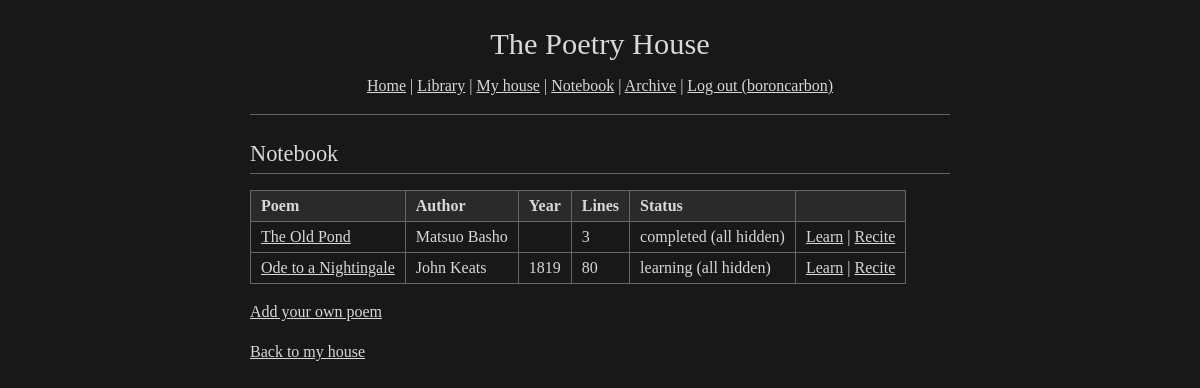
/notebook (signed in), run on an earlier commit of the app's database.
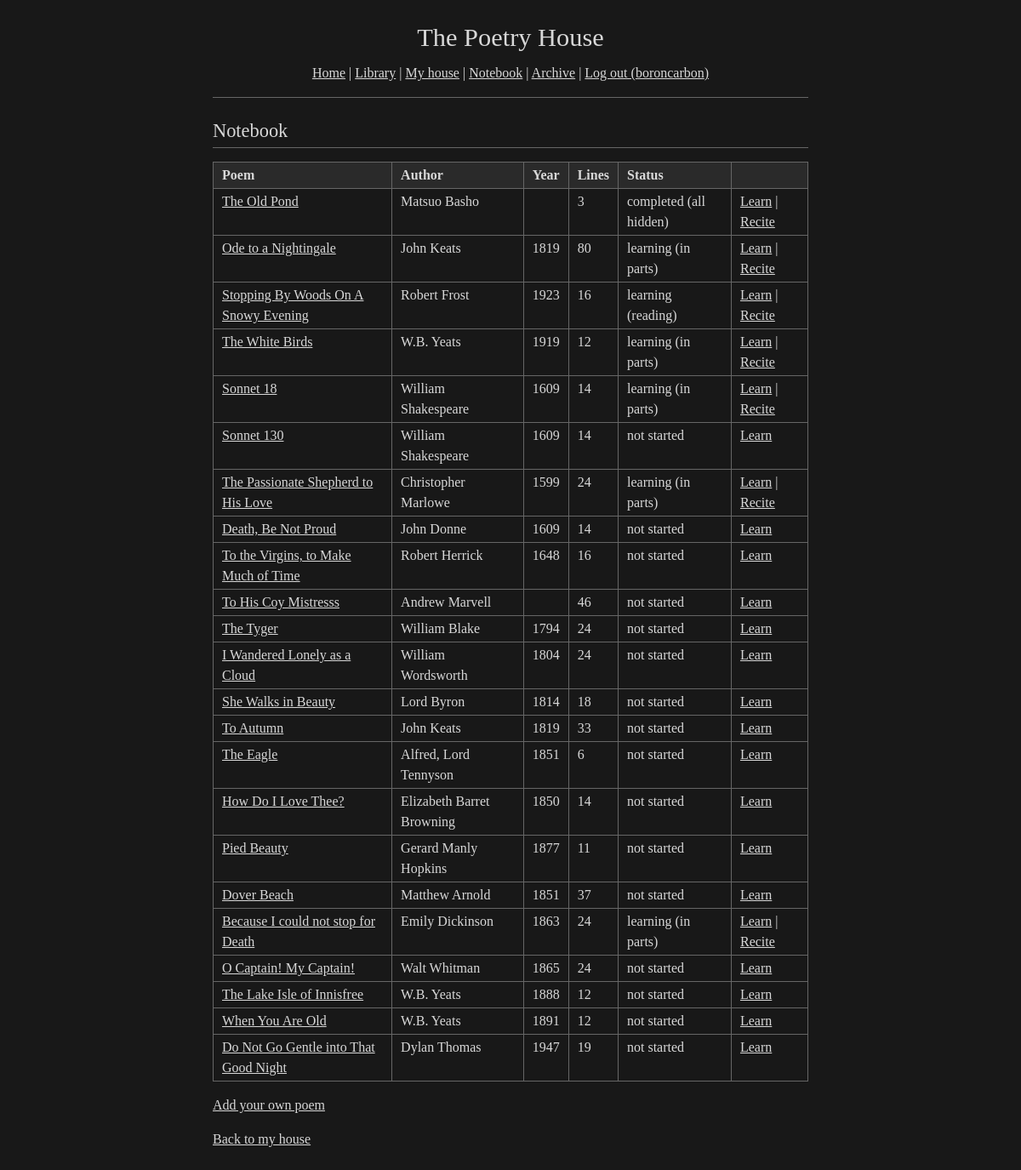
And on a later commit of the database.
### tables this page shows
CREATE TABLE user_poems (
    id INTEGER PRIMARY KEY AUTOINCREMENT,
    user_id INTEGER NOT NULL,
    poem_id INTEGER NOT NULL,
    status TEXT NOT NULL DEFAULT 'available',
    copied_to_notebook_at TEXT,
    started_learning_at TEXT,
    completed_at TEXT,
    last_recited_at TEXT,
    next_review_at TEXT,
    current_learning_mode TEXT,
    current_chunk_start INTEGER,
    current_chunk_end INTEGER,
    FOREIGN KEY (user_id) REFERENCES users(id),
    FOREIGN KEY (poem_id) REFERENCES poems(id),
    UNIQUE(user_id, poem_id)
);

CREATE TABLE poems (
    id INTEGER PRIMARY KEY AUTOINCREMENT,
    title TEXT NOT NULL,
    author_name TEXT,
    body TEXT NOT NULL,
    period TEXT,
    movement TEXT,
    year_written INTEGER,
    source TEXT,
    is_public_domain INTEGER NOT NULL DEFAULT 1,
    is_public INTEGER NOT NULL DEFAULT 1,
    created_by_user_id INTEGER,
    created_at TEXT NOT NULL DEFAULT CURRENT_TIMESTAMP,
    FOREIGN KEY (created_by_user_id) REFERENCES users(id)
);

### app.py (the view)
@app.route("/notebook")
@login_required
def notebook():
    entries = db.get_notebook(session["user_id"])
    return render_template("notebook.html", entries=entries,
                           stage_labels=db.STAGE_LABELS)

### app.py (called while the page is built)
def login_required(f):
    @wraps(f)
    def decorated(*args, **kwargs):
        if "user_id" not in session:
            return redirect(url_for("login"))
        return f(*args, **kwargs)
    return decorated

### db.py (called while the page is built)
def get_db():
    conn = sqlite3.connect(DB_PATH)
    conn.row_factory = sqlite3.Row
    conn.execute("PRAGMA foreign_keys = ON")
    return conn

def get_notebook(user_id):
    conn = get_db()
    rows = conn.execute(
        """SELECT p.id, p.title, p.author_name, p.year_written, p.body,
                  up.status, up.current_learning_mode, ne.notes
           FROM poems p
           JOIN user_poems up ON p.id = up.poem_id AND up.user_id = ?
           LEFT JOIN notebook_entries ne ON ne.poem_id = p.id AND ne.user_id = ?
           WHERE up.status IN ('notebook','learning','completed')
           ORDER BY up.copied_to_notebook_at""",
        (user_id, user_id),
    ).fetchall()
    conn.close()
    entries = []
    for r in rows:
        e = dict(r)
        body = e.pop("body")
        e["line_count"] = sum(1 for ln in body.splitlines() if ln.strip())
        entries.append(e)
    return entries

### templates/notebook.html (shortened to what this page needs)
{% extends "base.html" %}
{% block content %}
<h2>Notebook</h2>
{% if entries %}
<table>
  <tr>
    <th>Poem</th>
    <th>Author</th>
    <th>Year</th>
    <th>Lines</th>
    <th>Status</th>
    <th></th>
  </tr>
  {% for e in entries %}
  <tr>
    <td><a href="{{ url_for('notebook_poem', poem_id=e.id) }}">{{ e.title }}</a></td>
    <td>{{ e.author_name or '' }}</td>
    <td>{{ e.year_written or '' }}</td>
    <td>{{ e.line_count }}</td>
    <td>{% if e.status == 'notebook' %}not started{% else %}{{ e.status }}{% endif %}{% if e.current_learning_mode %} ({{ stage_labels.get(e.current_learning_mode, e.current_learning_mode) }}){% endif %}</td>
    <td>
      <a href="{{ url_for('learn', poem_id=e.id) }}">Learn</a>
      {% if e.status in ('learning', 'completed') %}
      | <a href="{{ url_for('recital', poem_id=e.id) }}">Recite</a>
      {% endif %}
    </td>
  </tr>
  {% endfor %}
</table>
{% else %}
<p>Your notebook is empty. Browse a book on
<a href="{{ url_for('home_shelf') }}">your shelf</a> and copy poems here.</p>
{% endif %}
<p><a href="{{ url_for('add_poem') }}">Add your own poem</a></p>
<p><a href="{{ url_for('interior') }}">Back to my house</a></p>
{% endblock %}

### templates/base.html (shortened to what this page needs)
<!doctype html>
<html lang="en">
  <head>
    <link rel="stylesheet" href="{{ url_for('static', filename='style.css') }}" />
  </head>
  <body>
    <div class="page">
      <h1 class="site-title">The Poetry House</h1>
      <p class="site-nav">
        <a href="{{ url_for('index') }}">Home</a> |
        <a href="{{ url_for('library') }}">Library</a>
        {%- if session.user_id %} |
        <a href="{{ url_for('interior') }}">My house</a> |
        <a href="{{ url_for('notebook') }}">Notebook</a> |
        <a href="{{ url_for('archive') }}">Archive</a> |
        <a href="{{ url_for('logout') }}">Log out ({{ session.username }})</a>
        {%- else %} |
        <a href="{{ url_for('login') }}">Log in</a> |
        <a href="{{ url_for('register') }}">Register</a>
        {%- endif %}
      </p>
      <hr>
      <main>{% block content %}{% endblock %}</main>
    </div>
  </body>
</html>

### static/style.css (style rules this page uses)
body { background: #181818; color: #d8d8d8; font-family: Georgia, 'Times New Roman', Times, serif; font-size: 16px; line-height: 1.5; margin: 0; padding: 16px; }
.page { max-width: 700px; margin: 0 auto; }
a:link, a:visited { color: inherit; text-decoration: underline; }
h1, h2, h3 { font-weight: normal; }
h2 { font-size: 1.4em; border-bottom: 1px solid #666666; padding-bottom: 2px; margin: 1em 0 0.5em 0; }
.site-title { text-align: center; font-size: 1.9em; margin: 0.2em 0 0 0; }
.site-nav { text-align: center; margin: 0.4em 0 1em 0; }
hr { border: none; border-top: 1px solid #666666; margin: 1em 0; }
table { border-collapse: collapse; margin: 1em 0; }
th, td { border: 1px solid #666666; padding: 3px 10px; text-align: left; vertical-align: baseline; }
th { background: #2a2a2a; font-weight: bold; }

What changed in the data, as far as the page shows it:
changed user_poems "Ode to a Nightingale": get "all hidden" → "in parts"
added user_poems: title "Stopping By Woods On A Snowy Evening", author_name "Robert Frost", year_written "1923", line_count "16", status "learning", get "reading"
added user_poems: title "The White Birds", author_name "W.B. Yeats", year_written "1919", line_count "12", status "learning", get "in parts"
added user_poems: title "Sonnet 18", author_name "William Shakespeare", year_written "1609", line_count "14", status "learning", get "in parts"
added user_poems: title "Sonnet 130", author_name "William Shakespeare", year_written "1609", line_count "14", status "not started"
added user_poems: title "The Passionate Shepherd to His Love", author_name "Christopher Marlowe", year_written "1599", line_count "24", status "learning", get "in parts"
added user_poems: title "Death, Be Not Proud", author_name "John Donne", year_written "1609", line_count "14", status "not started"
added user_poems: title "To the Virgins, to Make Much of Time", author_name "Robert Herrick", year_written "1648", line_count "16", status "not started"
added user_poems: title "To His Coy Mistresss", author_name "Andrew Marvell", line_count "46", status "not started"
added user_poems: title "The Tyger", author_name "William Blake", year_written "1794", line_count "24", status "not started"
added user_poems: title "I Wandered Lonely as a Cloud", author_name "William Wordsworth", year_written "1804", line_count "24", status "not started"
added user_poems: title "She Walks in Beauty", author_name "Lord Byron", year_written "1814", line_count "18", status "not started"
added user_poems: title "To Autumn", author_name "John Keats", year_written "1819", line_count "33", status "not started"
added user_poems: title "The Eagle", author_name "Alfred, Lord Tennyson", year_written "1851", line_count "6", status "not started"
added user_poems: title "How Do I Love Thee?", author_name "Elizabeth Barret Browning", year_written "1850", line_count "14", status "not started"
added user_poems: title "Pied Beauty", author_name "Gerard Manly Hopkins", year_written "1877", line_count "11", status "not started"
added user_poems: title "Dover Beach", author_name "Matthew Arnold", year_written "1851", line_count "37", status "not started"
added user_poems: title "Because I could not stop for Death", author_name "Emily Dickinson", year_written "1863", line_count "24", status "learning", get "in parts"
added user_poems: title "O Captain! My Captain!", author_name "Walt Whitman", year_written "1865", line_count "24", status "not started"
added user_poems: title "The Lake Isle of Innisfree", author_name "W.B. Yeats", year_written "1888", line_count "12", status "not started"
added user_poems: title "When You Are Old", author_name "W.B. Yeats", year_written "1891", line_count "12", status "not started"
added user_poems: title "Do Not Go Gentle into That Good Night", author_name "Dylan Thomas", year_written "1947", line_count "19", status "not started"
